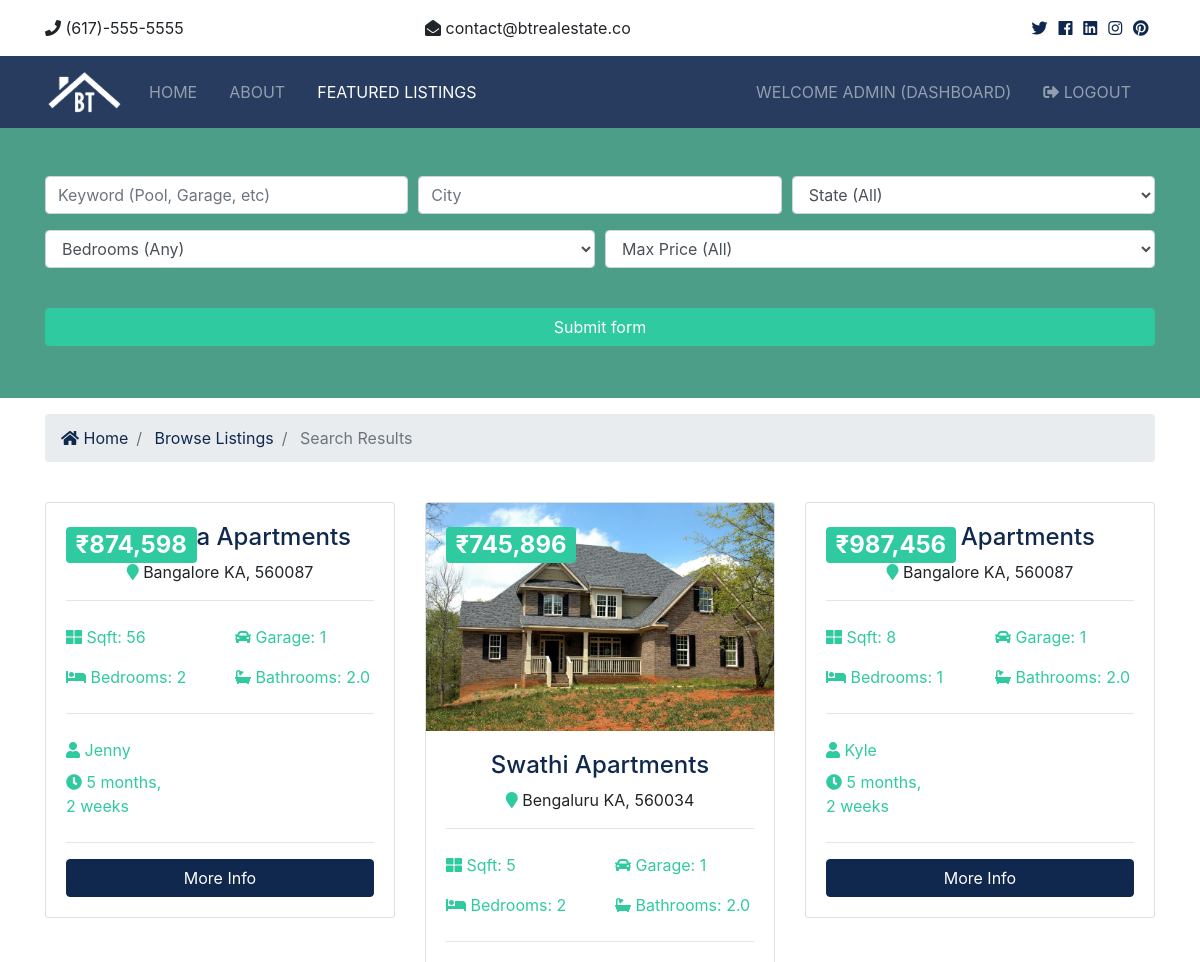
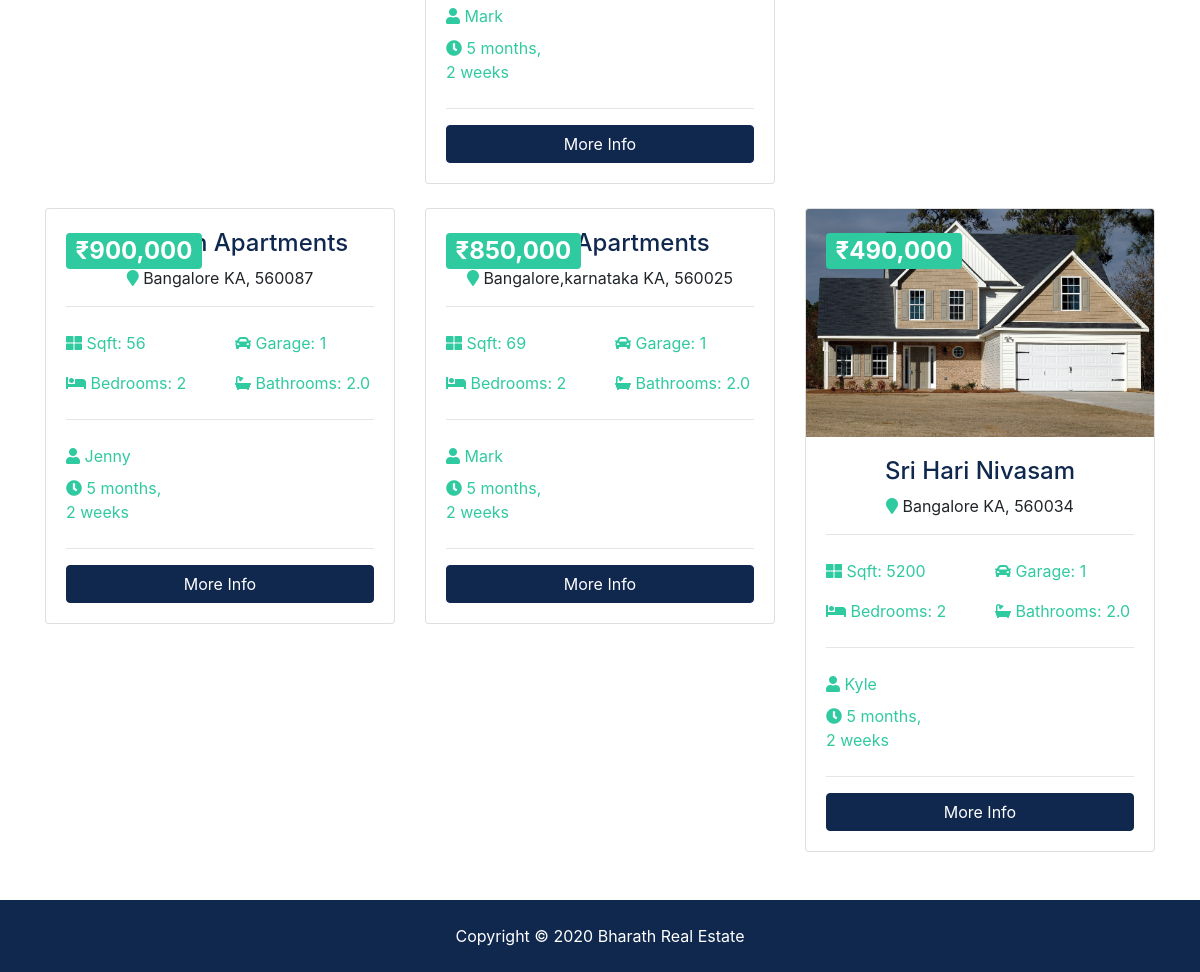
The app's page /listings/search (signed in) with its own data (2 pictures, top to bottom).
### listings/models.py (models this page shows, shortened)
class Listing(models.Model):
    realtor = models.ForeignKey(Realtor, on_delete=models.DO_NOTHING)
    title = models.CharField(max_length=200)
    address = models.CharField(max_length=200)
    city = models.CharField(max_length=100)
    state = models.CharField(max_length=100)
    zipcode = models.CharField(max_length=20)
    description = models.TextField(blank=True)
    price = models.IntegerField()
    bedrooms = models.IntegerField()
    bathrooms = models.DecimalField(max_digits=2, decimal_places=1)
    garage = models.IntegerField(default=0)
    sqft = models.IntegerField()
    lot_size = models.DecimalField(max_digits=5, decimal_places=1)
    photo_main = models.ImageField(
        default='logo.png', null=True, blank=True)
    photo_1 = models.ImageField(
        default='logo.png', null=True, blank=True)
    photo_2 = models.ImageField(
        default='logo.png', null=True, blank=True)
    photo_3 = models.ImageField(
        default='logo.png', null=True, blank=True)
    photo_4 = models.ImageField(
        default='logo.png', null=True, blank=True)
    photo_5 = models.ImageField(
        default='logo.png', null=True, blank=True)
    photo_6 = models.ImageField(
        default='logo.png', null=True, blank=True)
    is_published = models.BooleanField(default=True)
    list_date = models.DateTimeField(default=datetime.now, blank=True)

### realtors/models.py (models this page shows)
class Realtor(models.Model):
    name = models.CharField(max_length=200)
    photo = models.ImageField(
        default='logo.png', null=True, blank=True)
    description = models.TextField(blank=True)
    phone = models.CharField(max_length=20)
    email = models.CharField(max_length=50)
    is_mvp = models.BooleanField(default=False)
    hire_date = models.DateTimeField(default=datetime.now, blank=True)
    def __str__(self):
        return self.name

### listings/views.py (the view)
# urls.py: path('search', views.search, name='search'),
def search(request):
    queryset_list = Listing.objects.order_by('-list_date')
    if 'keywords' in request.GET:
        keywords = request.GET['keywords']
        if keywords:
            queryset_list = queryset_list.filter(
                description__icontains=keywords)
    if 'city' in request.GET:
        city = request.GET['city']
        if city:
            queryset_list = queryset_list.filter(city__iexact=city)
    if 'state' in request.GET:
        state = request.GET['state']
        if state:
            queryset_list = queryset_list.filter(state__iexact=state)
    if 'bedrooms' in request.GET:
        bedrooms = request.GET['bedrooms']
        if bedrooms:
            queryset_list = queryset_list.filter(bedrooms__lte=bedrooms)
    if 'price' in request.GET:
        price = request.GET['price']
        if price:
            queryset_list = queryset_list.filter(price__lte=price)
    context = {
        'state_choices': state_choices,
        'bedroom_choices': bedroom_choices,
        'price_choices': price_choices,
        'listings': queryset_list,
        'values':request.GET,
    }
    return render(request, 'listings/search.html', context)

### templates/listings/search.html (shortened to what this page needs)
{% extends 'base.html' %}
{% load humanize %}
{% block content %}
<section id="showcase-inner" class="showcase-search text-white py-5">
    <div class="container">
        <div class="row text-center">
            <div class="col-md-12">
                <form action="{% url 'search' %}">
                    <div class="form-row">
                        <div class="col-md-4 mb-3">
                            <input type="text" name="keywords" class="form-control"
                                placeholder="Keyword (Pool, Garage, etc)" value="{{ values.keywords }}">
                        </div>
                        <div class="col-md-4 mb-3">
                            <input type="text" name="city" class="form-control" placeholder="City"
                                value="{{ values.city }}">
                        </div>
                        <div class="col-md-4 mb-3">
                            <select name="state" class="form-control">
                                <option selected="true" disabled="disabled">State (All)</option>
                            </select>
                        </div>
                    </div>
                    <div class="form-row">
                        <div class="col-md-6 mb-3">
                            <select name="bedrooms" class="form-control">
                                <option selected="true" disabled="disabled">Bedrooms (Any)</option>
                            </select>
                        </div>
                        <div class="col-md-6 mb-3">
                            <select name="price" class="form-control">
                                <option selected="true" disabled="disabled">Max Price (All)</option>
                            </select>
                        </div>
                    </div>
                    <button class="btn btn-secondary btn-block mt-4" type="submit">Submit form</button>
                </form>
            </div>
        </div>
    </div>
</section>
<section id="bc" class="mt-3">
    <div class="container">
        <nav aria-label="breadcrumb">
            <ol class="breadcrumb">
                <li class="breadcrumb-item">
                    <a href="{% url 'index' %}">
                        <i class="fas fa-home"></i> Home</a>
                </li>
                <li class="breadcrumb-item">
                    <a href="{% url 'listings' %}">Browse Listings</a>
                </li>
                <li class="breadcrumb-item active"> Search Results</li>
            </ol>
        </nav>
    </div>
</section>
<section id="listings" class="py-4">
    <div class="container">
        <div class="row">
            {% if listings %}
            {% for listing in listings %}
            <div class="col-md-6 col-lg-4 mb-4">
                <div class="card listing-preview">
                    <img class="card-img-top"
                        src="{{ listing.photo_main.url }}" alt="">
                    <div class="card-img-overlay">
                        <h2>
                            <span class="badge badge-secondary text-white">₹{{ listing.price | intcomma }}</span>
                        </h2>
                    </div>
                    <div class="card-body">
                        <div class="listing-heading text-center">
                            <h4 class="text-primary">{{ listing.title }}</h4>
                            <p>
                                <i class="fas fa-map-marker text-secondary"></i> {{listing.city}} {{listing.state}},
                                {{listing.zipcode}}
                            </p>
                        </div>
                        <hr>
                        <div class="row py-2 text-secondary">
                            <div class="col-6">
                                <i class="fas fa-th-large"></i> Sqft: {{listing.sqft}}</div>
                            <div class="col-6">
                                <i class="fas fa-car"></i> Garage: {{listing.garage}}</div>
                        </div>
                        <div class="row py-2 text-secondary">
                            <div class="col-6">
                                <i class="fas fa-bed"></i> Bedrooms: {{listing.bedrooms}}</div>
                            <div class="col-6">
                                <i class="fas fa-bath"></i> Bathrooms: {{listing.bathrooms}}</div>
                        </div>
                        <hr>
                        <div class="row py-2 text-secondary">
                            <div class="col-12">
                                <i class="fas fa-user"></i> {{ listing.realtor }}</div>
                        </div>
                        <div class="row text-secondary pb-2">
                            <div class="col-6">
                                <i class="fas fa-clock"></i> {{listing.list_date | timesince}}</div>
                        </div>
                        <hr>
                        <a href="{% url 'listing' listing.id %}" class="btn btn-primary btn-block">More Info</a>
                    </div>
                </div>
            </div>
            {% endfor %}
            {% else %}
            <div class="col-md-12">
                <p>No Listings Available</p>
            </div>
            {% endif %}
        </div>
    </div>
</section>
{% endblock %}

### templates/partials/_navbar.html (shortened to what this page needs)
{% load static %}
<nav class="navbar navbar-expand-lg navbar-dark bg-primary sticky-top">
  <div class="container">
    <a class="navbar-brand" href="/">
      <img src="{% static 'img/logo.png' %}" class="logo" alt="">
    </a>
    <div class="collapse navbar-collapse" id="navbarNavAltMarkup">
      <ul class="navbar-nav">
        <li {% if '/' == request.path %} class="nav-item active mr-3" {% else %} class="nav-item mr-3" {% endif %}>
          <a class="nav-link" href="{% url 'index' %}">Home</a>
        </li>
        <li {% if 'about' in request.path %} class="nav-item active mr-3" {% else %} class="nav-item mr-3" {% endif %}>
          <a class="nav-link" href="{% url 'about' %}">About</a>
        </li>
        <li {% if 'listings' in request.path %} class="nav-item active mr-3" {% else %} class="nav-item mr-3"
          {% endif %}>
          <a class="nav-link" href="{% url 'listings' %}">Featured Listings</a>
        </li>
      </ul>
      <ul class="navbar-nav ml-auto">
        {% if user.is_authenticated %}
        <li {% if 'dashboard' in request.path %} class="nav-item active mr-3" {% else %} class="nav-item mr-3"
        {% endif %}>
        <a class="nav-link" href="{% url 'dashboard' %}">
          Welcome {{ user.username }} (Dashboard)</a>
      </li>
      <li class="nav-item mr-3">
        <a href="javascript:{document.getElementById('logout').submit()}" class="nav-link">
          <i class="fas fa-sign-out-alt"></i> Logout
        </a>
      </li>
        {% endif %}
      </ul>
    </div>
  </div>
</nav>

### static/css/all.css (style rules this page uses)
.fa, .fas, .far, .fal, .fab { -moz-osx-font-smoothing: grayscale; -webkit-font-smoothing: antialiased; display: inline-block; font-style: normal; font-variant: normal; text-rendering: auto; line-height: 1; }
.fa-bath:before { content: "\f2cd"; }
.fa-bed:before { content: "\f236"; }
.fa-car:before { content: "\f1b9"; }
.fa-clock:before { content: "\f017"; }
.fa-home:before { content: "\f015"; }
.fa-map-marker:before { content: "\f041"; }
.fa-sign-out-alt:before { content: "\f2f5"; }
.fa-th-large:before { content: "\f009"; }
.fa-user:before { content: "\f007"; }
.fa, .fas { font-family: 'Font Awesome 5 Free'; font-weight: 900; }

### static/css/style.css (style rules this page uses)
.btn-secondary { color: #fff !important; }
img { width: 100%; }
.logo { width: 80px; }
.navbar { opacity: 0.9; text-transform: uppercase; }
#showcase-inner { background: url(../img/building.jpg) no-repeat top center fixed/cover; position: relative; overflow: hidden; min-height: 200px; }
#showcase-inner::before { content: ''; position: absolute; top: 0; left: 0; min-height: 100%; width: 100%; background: rgba(32, 134, 107, 0.8); }
#showcase-inner.showcase-search { min-height: 270px; }
.listing-preview a { position: relative; }

### records on screen
Listing: price "874,598", title "Aishwarya Apartments", city "Bangalore", state "KA", zipcode "560087", sqft "56", garage "1", bedrooms "2", bathrooms "2.0", realtor "Jenny", list_date "5 months, 2 weeks"
Listing: photo_main (picture), price "745,896", title "Swathi Apartments", city "Bengaluru", state "KA", zipcode "560034", sqft "5", garage "1", bedrooms "2", bathrooms "2.0", realtor "Mark", list_date "5 months, 2 weeks"
Listing: price "987,456", title "Bharath Apartments", city "Bangalore", state "KA", zipcode "560087", sqft "8", garage "1", bedrooms "1", bathrooms "2.0", realtor "Kyle", list_date "5 months, 2 weeks"
Listing: price "900,000", title "Brindavan Apartments", city "Bangalore", state "KA", zipcode "560087", sqft "56", garage "1", bedrooms "2", bathrooms "2.0", realtor "Jenny", list_date "5 months, 2 weeks"
Listing: price "850,000", title "Krishvi Apartments", city "Bangalore,karnataka", state "KA", zipcode "560025", sqft "69", garage "1", bedrooms "2", bathrooms "2.0", realtor "Mark", list_date "5 months, 2 weeks"
Listing: photo_main (picture), price "490,000", title "Sri Hari Nivasam", city "Bangalore", state "KA", zipcode "560034", sqft "5200", garage "1", bedrooms "2", bathrooms "2.0", realtor "Kyle", list_date "5 months, 2 weeks"

### other values on screen
{{ user.username }} "ADMIN"
